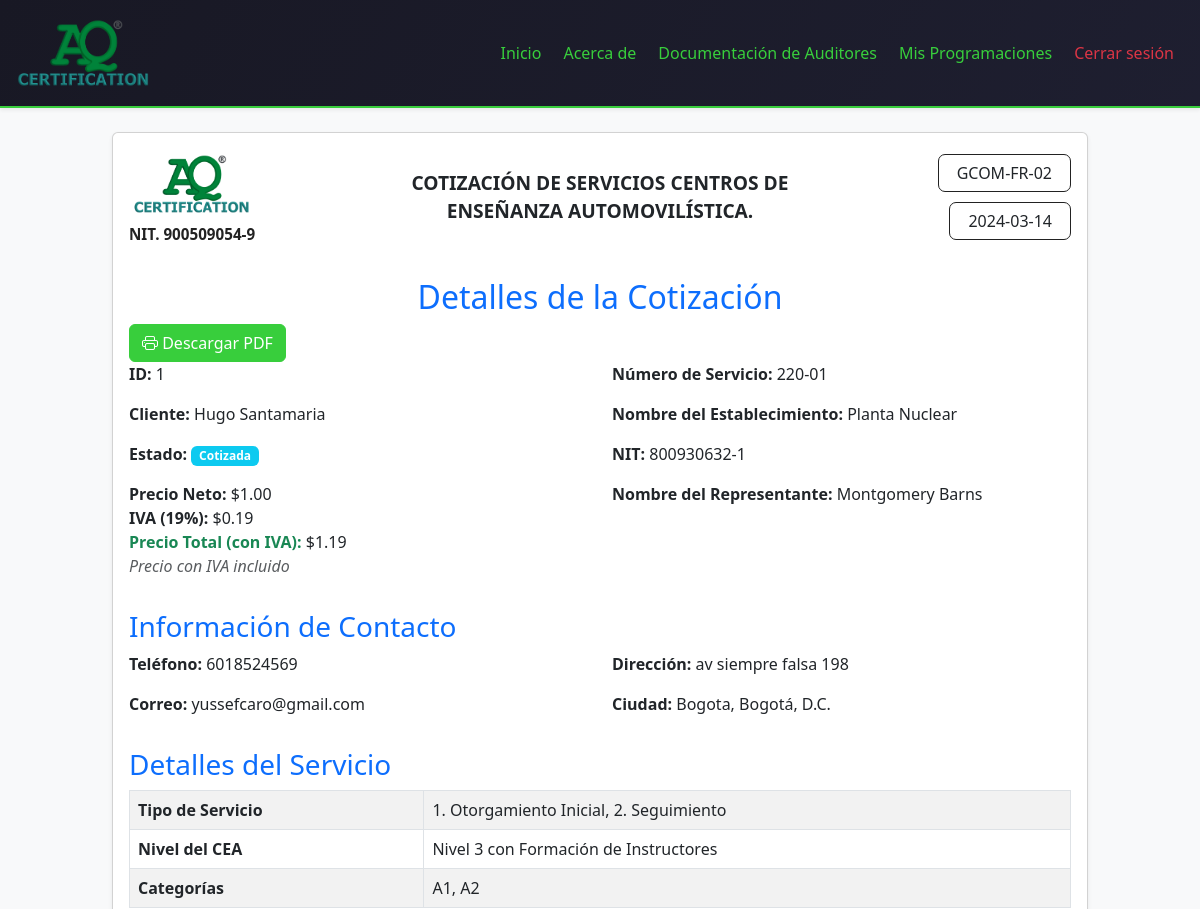
The app's page /cotizaciones/detalle/1/ (signed in, upper part), older data.
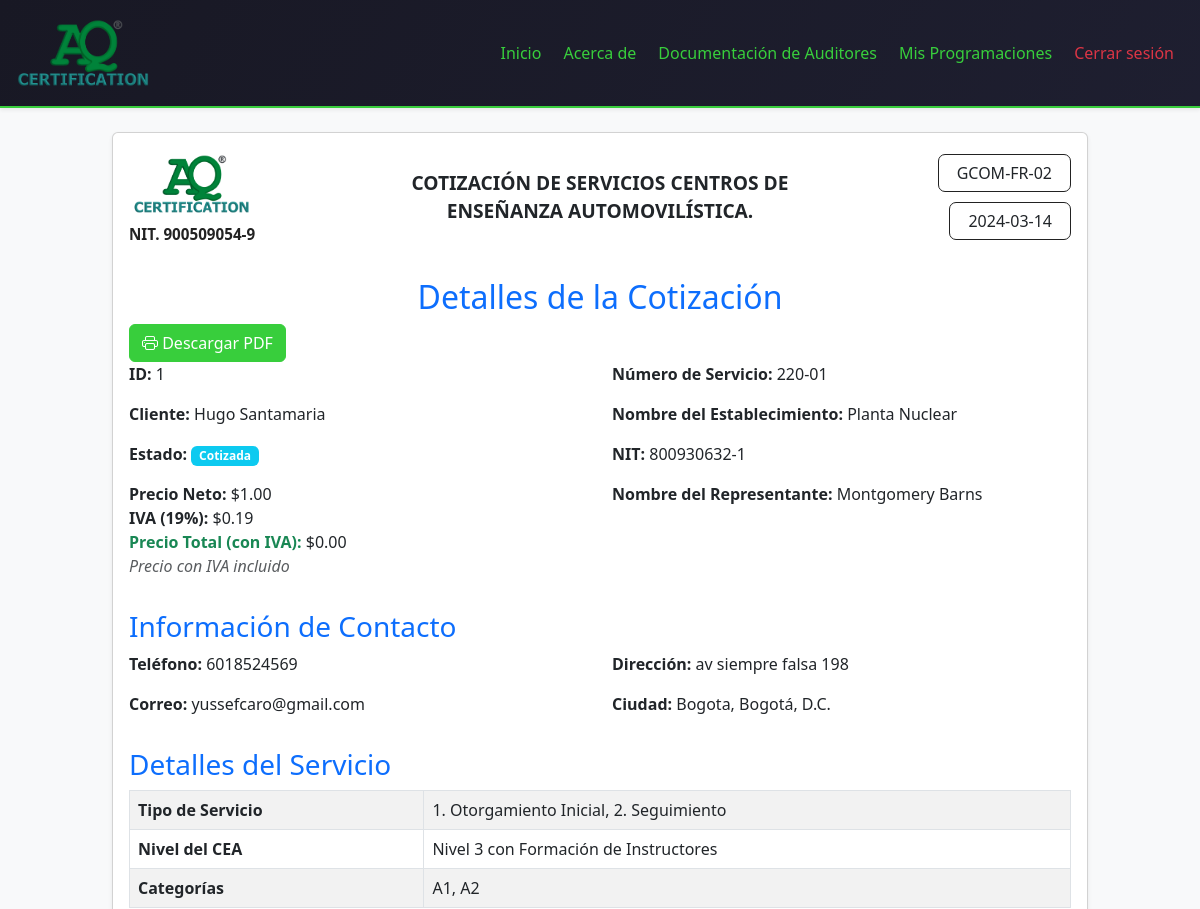
The same page, newer data.
### cotizaciones/models.py (models this page shows, shortened)
class Cotizacion(models.Model):
    solicitud = models.ForeignKey(Solicitud, on_delete=models.CASCADE, related_name="cotizaciones")
    numero_servicio = models.CharField(max_length=100, unique=True)
    fecha_cotizacion = models.DateField(null=True, blank=True)
    tipo_servicio = models.ManyToManyField("TipoServicio")
    dias_auditoria_etapa_1 = models.DecimalField(max_digits=3, decimal_places=1, null=True, blank=True)
    dias_auditoria_etapa_2 = models.DecimalField(max_digits=3, decimal_places=1, null=True, blank=True)
    precio_neto = models.DecimalField(max_digits=10, decimal_places=2, help_text="Valor sin IVA")
    precio_iva = models.DecimalField(max_digits=10, decimal_places=2, default=Decimal("0.00"), help_text="IVA (19%)")
    precio_total = models.DecimalField(max_digits=10, decimal_places=2, default=Decimal("0.00"), help_text="Total con IVA")
    ESTADO_CHOICES = [
        ('Pendiente', 'Pendiente'),
        ('Aprobada', 'Aprobada'),
        ('Rechazada', 'Rechazada'),
        ('Programada', 'Programada'),
    ]
    estado = models.CharField(max_length=20, choices=ESTADO_CHOICES, default='Pendiente')

### solicitudes/models.py (models this page shows, shortened)
class Solicitud(models.Model):
    cliente = models.ForeignKey(Cliente, on_delete=models.CASCADE, related_name="solicitudes_solicitudes")  # Relación con el modelo Cliente
    fecha_solicitud = models.DateField(default=date.today)  # Fecha en que se crea la solicitud
    estado = models.CharField(
        max_length=20,
        choices=[
            ('Pendiente', 'Pendiente'),
            ('Aprobada', 'Aprobada'),
            ('Rechazada', 'Rechazada')
        ],
        default='Pendiente'
    )  # Estado de la solicitud

### cotizaciones/views.py (the view)
# urls.py: path("detalle/<int:cotizacion_id>/", detalle_cotizacion, name="detalle_cotizacion"),
@login_required
def detalle_cotizacion(request, cotizacion_id):
    cotizacion = get_object_or_404(Cotizacion, id=cotizacion_id)
    cotizacion.precio_neto = localize(cotizacion.precio_neto)
    cotizacion.precio_iva = localize(cotizacion.precio_iva)
    cotizacion.precio_total = localize(cotizacion.precio_total)
    solicitud = cotizacion.solicitud
    cliente = solicitud.cliente  # Cliente asociado a la solicitud
    context = {
        "cotizacion": cotizacion,
        "solicitud": solicitud,
        "cliente": cliente,  # Agregar cliente al contexto
    }
    return render(request, "cotizaciones/detalle_cotizacion.html", context)

### cotizaciones/templates/cotizaciones/detalle_cotizacion.html (shortened to what the changed rows need)
{% extends 'layouts/base.html' %}
{% load static humanize mathfilters %}
{% block content %}
<link rel="stylesheet" href="{% static 'myapp/styles/custom.css' %}">
<link rel="stylesheet" href="https://cdn.jsdelivr.net/npm/bootstrap@5.3.0/dist/css/bootstrap.min.css">
        <h2 class="text-center text-primary">Detalles de la Cotización</h2>
        {% if cotizacion %}
            <div class="row mb-3">
                <div class="col-md-6">
                    <p><strong>ID:</strong> {{ cotizacion.id }}</p>
                    <p><strong>Cliente:</strong> {{ cliente.nombre_propietario }}</p>
                    <p><strong>Estado:</strong> <span class="badge bg-info">{{ cotizacion.solicitud.estado }}</span></p>
                    <p>
                        <strong>Precio Neto:</strong>
                        ${{ cotizacion.precio_neto|floatformat:2|intcomma }}<br>
                        <strong>IVA (19%):</strong>
                        ${{ cotizacion.precio_neto|mul:"0.19"|floatformat:2|intcomma }}<br>
                        <strong class="text-success">Precio Total (con IVA):</strong>
                        ${{ cotizacion.precio_total|floatformat:2|intcomma }}
                        <br>
                        <span class="text-muted"><em>Precio con IVA incluido</em></span>
                    </p>
                </div>
                <div class="col-md-6">
                    <p><strong>Número de Servicio:</strong> {{ cotizacion.numero_servicio }}</p>
                    <p><strong>Nombre del Establecimiento:</strong> {{ cliente.nombre_establecimiento }}</p>
                    <p><strong>NIT:</strong> {{ cliente.nit }}</p>
                    <p><strong>Nombre del Representante:</strong> {{ cliente.representante_legal }}</p>
                </div>
            </div>
            <h3 class="text-primary">Información de Contacto</h3>
            <div class="row mb-3">
                <div class="col-md-6">
                    <p><strong>Teléfono:</strong> {{ cliente.telefono_celular }}</p>
                    <p><strong>Correo:</strong> {{ cliente.correo_electronico }}</p>
                </div>
                <div class="col-md-6">
                    <p><strong>Dirección:</strong> {{ cliente.direccion }}</p>
                    <p><strong>Ciudad:</strong> {{ cliente.ciudad }}, {{ cliente.departamento }}</p>
                </div>
            </div>
            <h3 class="text-primary">Detalles del Servicio</h3>
            <table class="table table-bordered table-striped">
                <tbody>
                    <tr>
                        <th>Tipo de Servicio</th>
                        <td>
                            {% for servicio in cotizacion.tipo_servicio.all %}
                                {{ servicio.nombre }}{% if not forloop.last %}, {% endif %}
                            {% empty %}
                                No especificado
                            {% endfor %}
                        </td>
                    </tr>
                    <tr>
                        <th>Nivel del CEA</th>
                        <td>{{ cliente.nivel_cea }}</td>
                    </tr>
                    <tr>
                        <th>Categorías</th>
                        <td>
                            {% for categoria in cliente.categorias_certificar.all %}
                                {{ categoria.nombre }}{% if not forloop.last %}, {% endif %}
                            {% empty %}
                                No especificado
                            {% endfor %}
                        </td>
                    </tr>
                </tbody>
            </table>
        {% else %}
            <div class="alert alert-danger text-center">
                No se encontró la cotización.
            </div>
        {% endif %}
{% endblock %}

Row changes from the older to the newer data that the page shows:
changed Cotizacion "Cotizada": precio_total "1.19" → "0.00"
